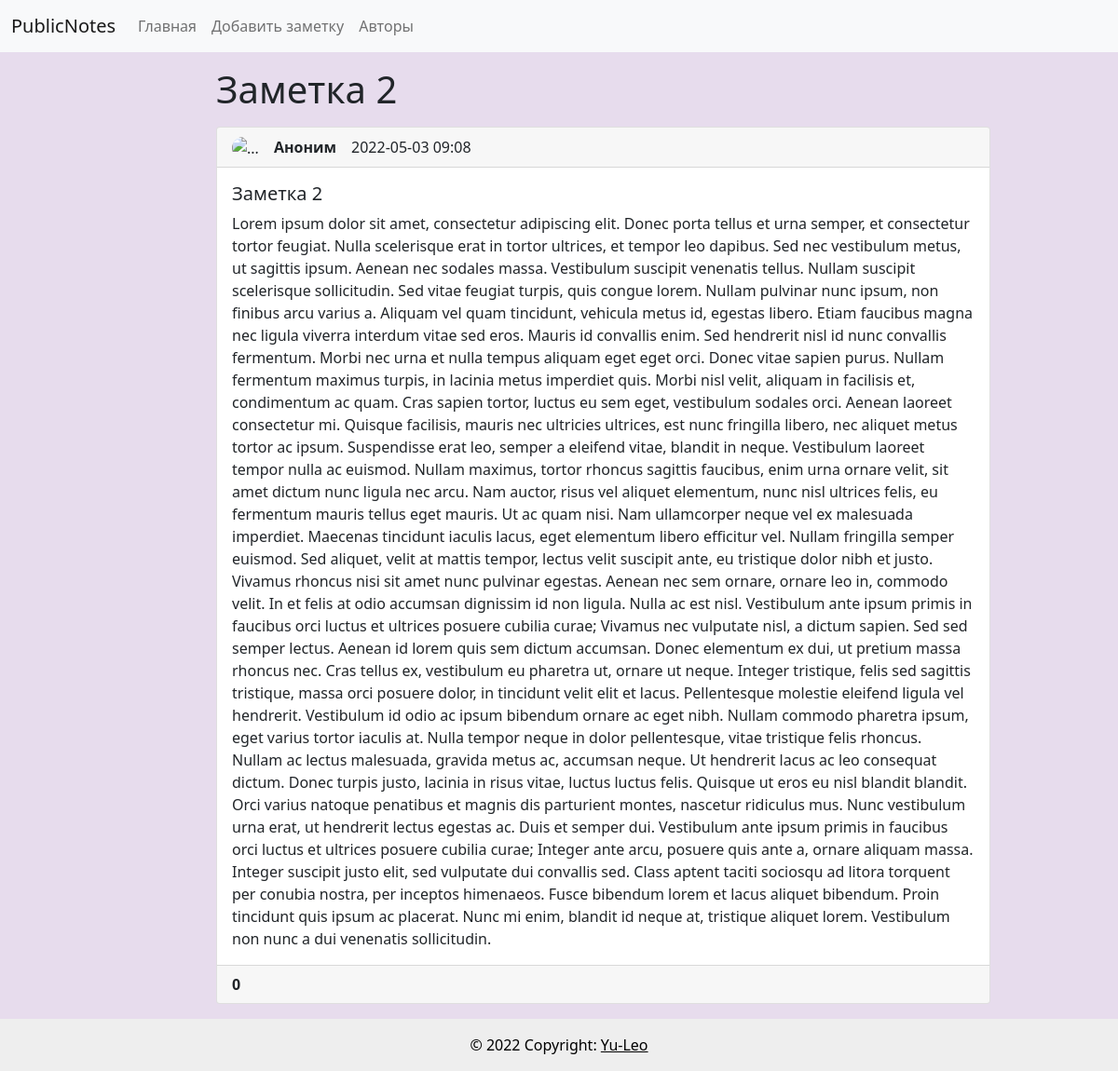
The page /note/2/ on the database as committed earlier.
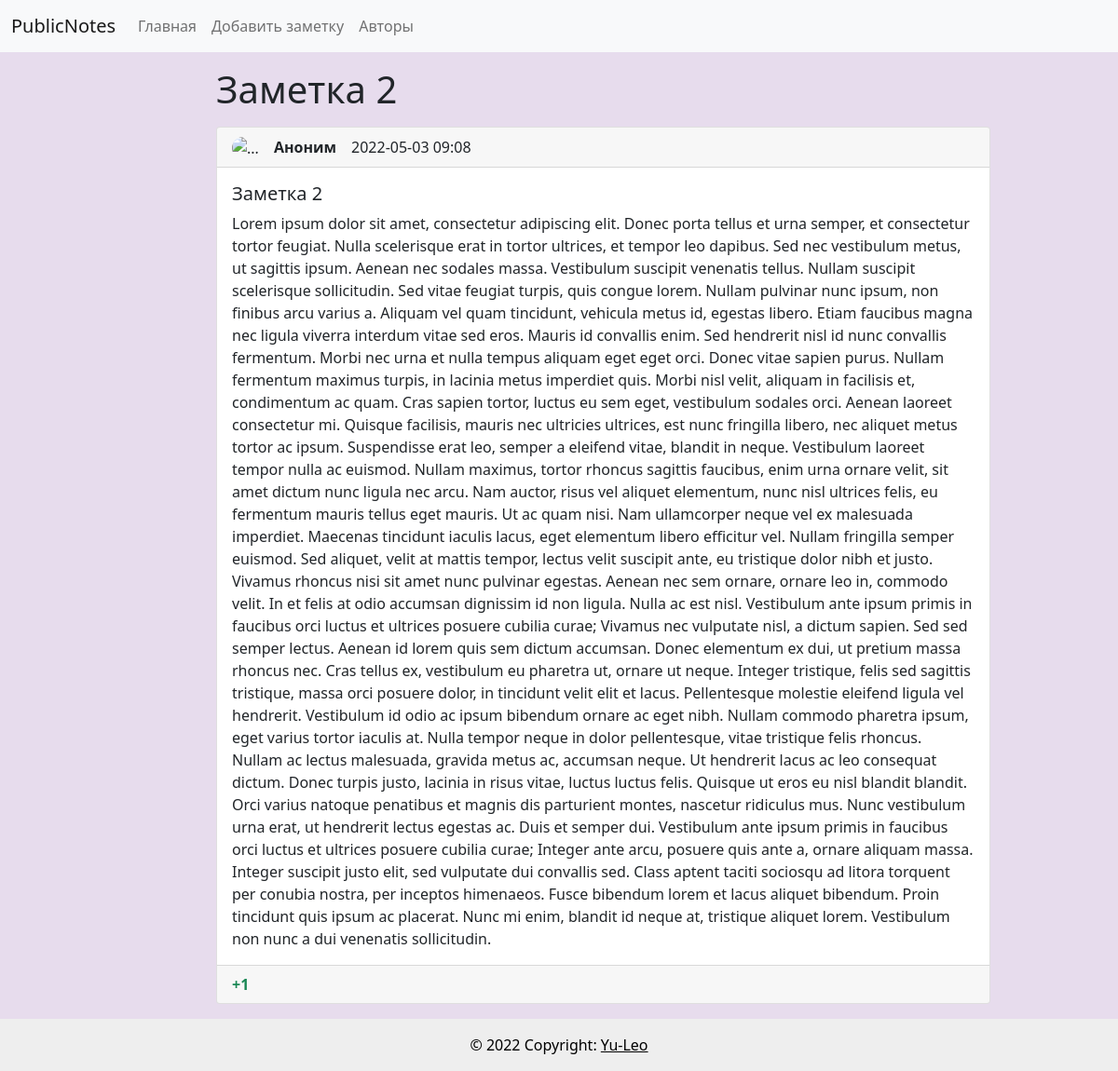
The same page on the database as committed later.
### wall/models.py (models this page shows, shortened)
class Note(models.Model):
    title = models.CharField(max_length=150, verbose_name='Название')
    content = models.TextField(verbose_name='Текст', blank=True)
    created_at = models.DateTimeField(auto_now_add=True, verbose_name='Дата создания')
    rating = models.IntegerField(verbose_name='Рейтинг', default=0)
    stared = models.BooleanField(verbose_name='Важная', default=False)
    author = models.ForeignKey('Author', on_delete=models.PROTECT, verbose_name='Автор', null=True, blank=True)
    category = models.ForeignKey('Category', on_delete=models.PROTECT, verbose_name='Категория', null=True, blank=True)
    class Meta:
        verbose_name = 'Заметка'
        verbose_name_plural = 'Заметки'
        ordering = ['-created_at', 'title']

### wall/views.py (the view)
# urls.py: path('note/<int:pk>/', ViewNote.as_view(), name='note'),
class ViewNote(DetailView):
    model = Note
    template_name = 'wall/note.html'
    context_object_name = 'note'

### wall/templates/wall/note.html (shortened to what this page needs)
{% extends 'base.html' %}
{% block content_title %} <h1 class="mb-3">{{ note.title }}</h1>{% endblock %}
{% block content %}
<div class="card mb-3">
    <div class="card-header">
        <div class="hstack gap-3">
            <div class="">
                <img src="{% if note.author.photo %}
                {{ note.author.photo.url }}
                {% else %}
                {% load static %}
                {% static 'wall/img/default_avatar.png' %}
                {% endif %}" alt="..." width="50" height="50"
                     style="border-radius: 25px;">
            </div>
            <div class="fw-bold">
                {% if note.author %}
                <a href="#" class="text-decoration-none">{{ note.author.nickname }}</a>
                {% else %}
                Аноним
                {% endif %}
            </div>
            <div class="fw-light">{{ note.created_at|date:"Y-m-d H:i" }}</div>
        </div>
    </div>
    <div class="card-body">
        <h5 class="card-title">{{ note.title }}</h5>
        <p class="card-text">{{ note.content }}</p>
    </div>
    <div class="card-footer"
         style="{% if note.category.color %}background-color: #{{note.category.color}}{% endif %}">
        <div class="hstack gap-3">
            {% if note.rating > 0 %}
            <div class="text-success fw-bold">+{{note.rating}}</div>
            {% elif note.rating < 0 %}
            <div class="text-danger fw-bold">{{note.rating}}</div>
            {% else %}
            <div class="fw-bold">{{note.rating}}</div>
            {% endif %}
        </div>
    </div>
</div>
{% endblock %}

### templates/base.html (shortened to what this page needs)
<!doctype html>
<html lang="ru">
<head>
    <link href="https://cdn.jsdelivr.net/npm/bootstrap@5.1.3/dist/css/bootstrap.min.css" rel="stylesheet"
>
    <link rel="stylesheet" href="https://maxcdn.bootstrapcdn.com/font-awesome/4.5.0/css/font-awesome.min.css">
    <link rel="stylesheet" href="static/wall/css/style.css">
</head>
<body>
{% include 'inc/_navbar.html'%}
<div class="container mt-3">
    <div class="row">
        <div class="col-md-2">
        </div>
        <div class="col-md-9">
            {% block content_title %}
            {% endblock %}
            {% block content %} CONTENT {% endblock %}
        </div>
    </div>
</div>
{% include 'inc/_footer.html'%}
</body>
</html>

### templates/inc/_navbar.html (shortened to what this page needs)
<nav class="navbar navbar-expand-lg navbar-light bg-light">
    <div class="container-fluid">
        <a class="navbar-brand" href="{% url 'home' %}">PublicNotes</a>
        <div class="collapse navbar-collapse" id="navbarNavAltMarkup">
            <div class="navbar-nav">
                <a class="nav-link" href="{% url 'home' %}">Главная</a>
                <a class="nav-link" href="#">Добавить заметку</a>
                <a class="nav-link" href="#">Авторы</a>
            </div>
        </div>
    </div>
</nav>

### templates/inc/_footer.html
<footer class="text-center text-black" style="background-color: #eeeeee;">
    <div class="text-center text-black p-3" style="background-color: #eeeeee;">
        © 2022 Copyright:
        <a class="text-black" href="https://github.com/Yu-Leo">Yu-Leo</a>
    </div>
</footer>

### wall/static/wall/css/style.css (style rules this page uses)
body { background-color: #E7DCED; }

Rows that differ between the two databases and show on the page:
changed Note "Заметка 2": rating "0" → "1"
